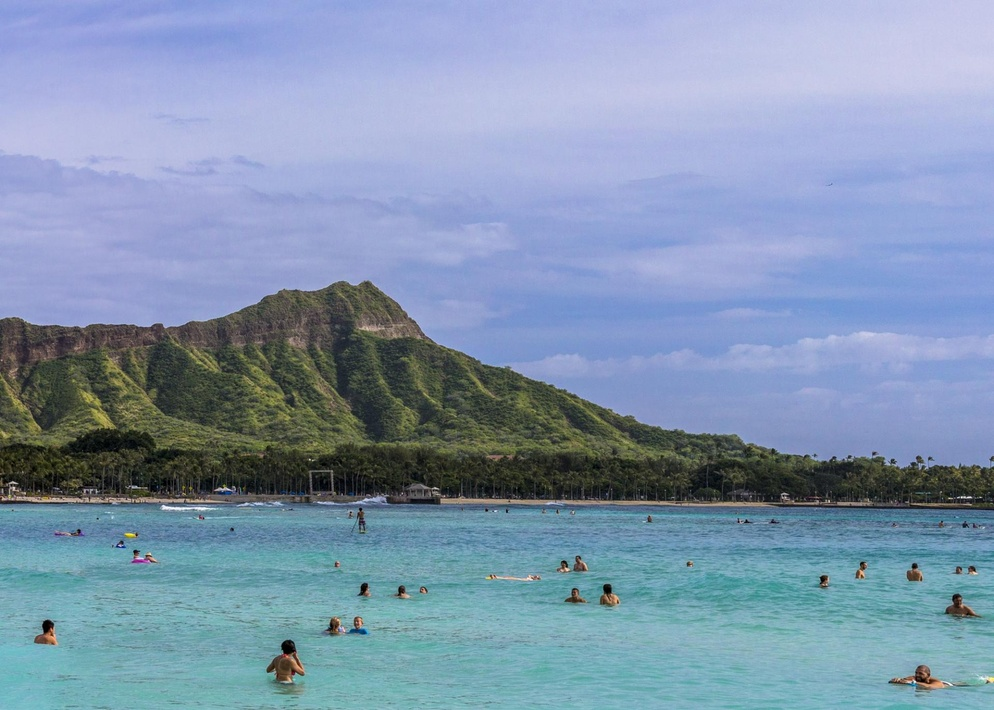
#> input picture test.jpg, 994 x 710 px, shrunk from 1920 x 1372 before the run
$ python tmp.py
#> lines starting #> are read from the running program, lines starting #| are printed output that depends on the picture
from PIL import Image
blue = [0,0,255]
white = [255,255,255]
yellow = [255,255,0]
green = [0,128,0]
orange = [255,165,0]
red = [255,0,0]
r, g, b = 0, 1, 2
colors = (blue, white, yellow, green, orange, red)
image = Image.open("test.jpg")
#> image is the input picture: PIL image 994x710 RGB; mean R, G, B 128.3, 149.8, 175.4
originalWidth, originalHeight = image.size
#> originalWidth = 994; originalHeight = 710
newWidth, newHeight = originalWidth, originalHeight
#> newWidth = 994; newHeight = 710
inputPixels = image.load()
outputImage = Image.new(mode = "RGB", size = (newWidth, newHeight))
#> outputImage: PIL image 994x710 RGB; every value is 0
outputPixels = outputImage.load()
maxDiff = 255 * 3
for x in range(originalWidth):
    for y in range(originalHeight):
        print
        pixel = inputPixels[x, y]
        minDiff = maxDiff
        match = blue
        for color in colors:
            d = abs(pixel[r] - color[r]) + abs(pixel[g] - color[g]) + abs(pixel[b] - color[b])
            if d < minDiff:
                minDiff = d
                match = color
        outputPixels[x, y] = (match[r], match[g], match[b])
outputImage.show()
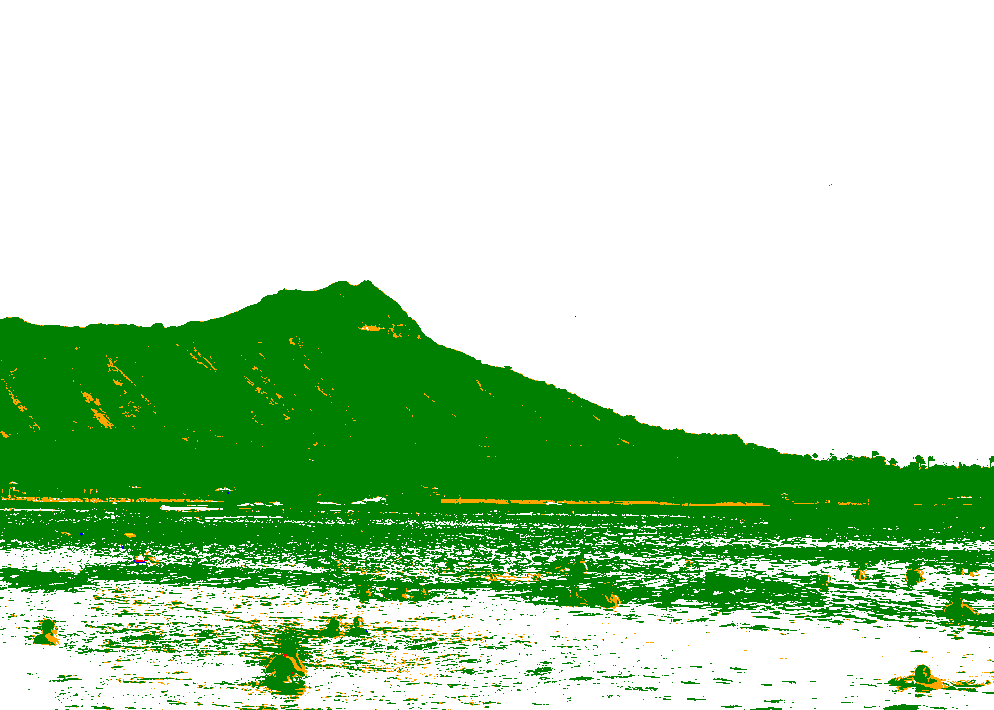
#> shown: PIL image 994x710 RGB; mean R, G, B 178.3, 215.7, 175.3
